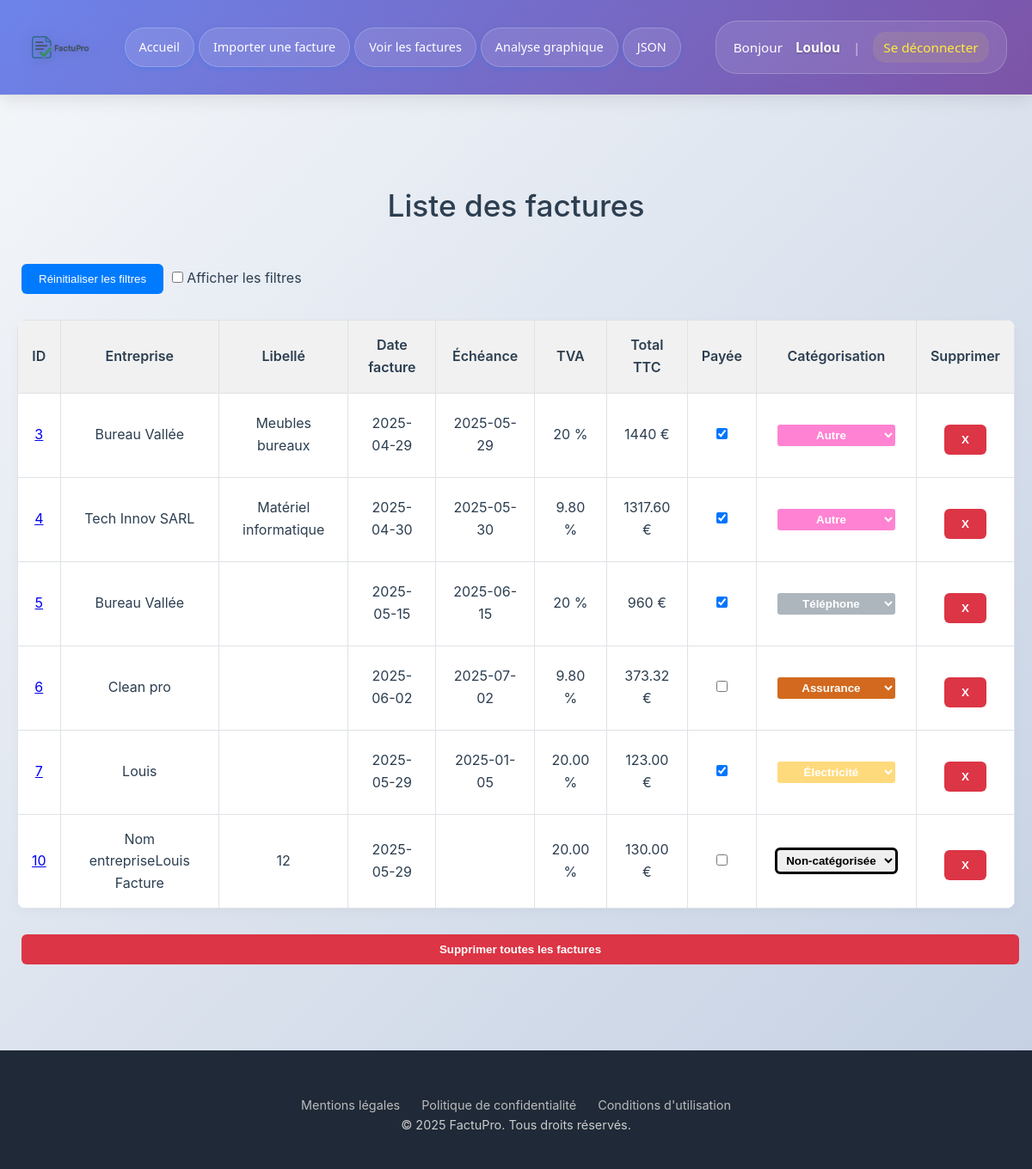
The page /factures (signed in) on the database as committed earlier.
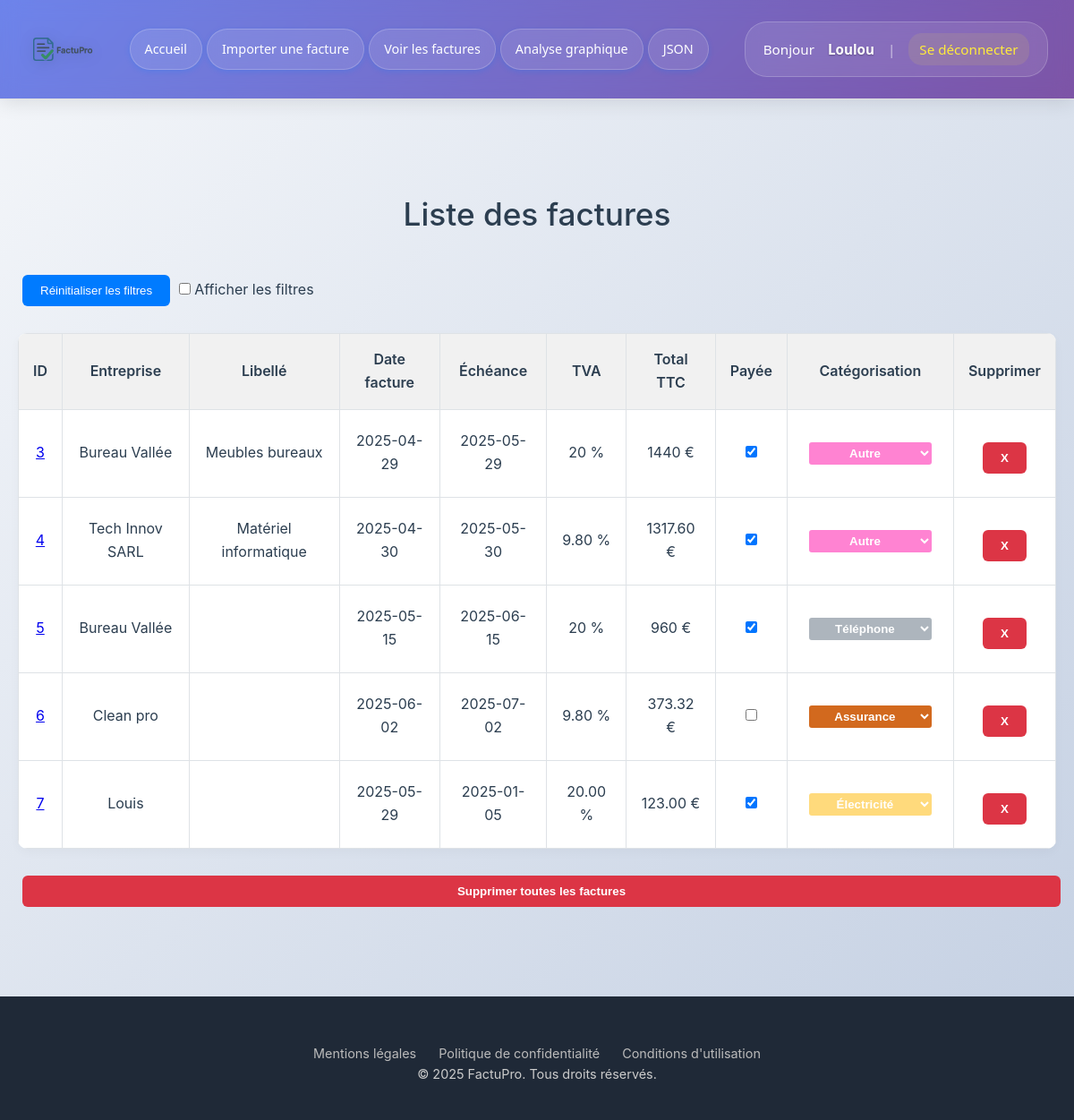
The same page on the database as committed later.
### tables this page shows
CREATE TABLE factures (
            id INTEGER PRIMARY KEY AUTOINCREMENT,
            fournisseur TEXT,
            date_facture TEXT,
            numero_facture TEXT,
            montant_total TEXT,
            TVA TEXT,
            utilisateur_id INTEGER,
            nom_fichier TEXT,
            facture_payee INTEGER DEFAULT 0,
            numero_client TEXT,
            echeance TEXT,
            somme_finale TEXT, categorie TEXT DEFAULT 'Non-catégorisée', total_ht TEXT,
            FOREIGN KEY (utilisateur_id) REFERENCES utilisateurs(id)
        );

### app.py (the view)
@app.route('/factures')
def afficher_factures():
    conn = sqlite3.connect('factures.db')
    conn.row_factory = sqlite3.Row
    c = conn.cursor()
    c.execute('SELECT * FROM factures WHERE utilisateur_id = ?', (session['utilisateur_id'],))
    factures = c.fetchall()
    conn.close()
    categories = ["Non-catégorisée", "Électricité", "Eau", "Internet", "Téléphone", "Assurance", "Autre"]
    return render_template('factures.html', factures=factures, categories=categories)

### app.py (called while the page is built)
@app.before_request
def verifier_connexion():
    if request.endpoint in ['upload', 'afficher_factures', 'analyse'] and 'utilisateur_id' not in session:
        return redirect(url_for('login'))

@app.context_processor
def injecter_pseudo():
    return {"pseudo": session.get("pseudo")}

### templates/factures.html (shortened to what this page needs)
<!DOCTYPE html>
<html lang="fr">
<head>
    <link rel="stylesheet" href="{{ url_for('static', filename='style.css') }}">
</head>
<body>
    {% include 'header.html' %}
    <div class="container">
        <h1>Liste des factures</h1>
        <button type="button" onclick="location.reload();">Réinitialiser les filtres</button>
        <input type="checkbox" id="toggle-filters"> Afficher les filtres
        <table id = "table-factures">
          <thead>
            <tr>
                <th>ID</th>
                <th>Entreprise <br>
                </th>
                <th>Libellé <br>
                </th>
                <th>Date facture</th>
                <th>Échéance</th>
                <th>TVA</th>
                <th>Total TTC</th>
                <th>Payée <br>
                </th>
                <th>
                  Catégorisation <br>
                </th>
                <th>Supprimer</th>
            </tr>
          </thead>
            {% for f in factures %}
            <tr>
                <td>
                    {% if f['nom_fichier'] %}
                      <a href="{{ url_for('telecharger_fichier', filename=f['nom_fichier']) }}" target="_blank" title="Télécharger la facture {{ f['id'] }}">
                        {{ f['id'] }}
                      </a>
                    {% else %}
                      {{ f['id'] }}
                    {% endif %}
                  </td>
                <td>{{ f['fournisseur'] }}</td>
                <td>{{ f['numero_facture'] }}</td>
                <td>{{ f['date_facture'] }}</td>
                <td>{{ f['echeance'] }}</td>
                <td>{{ f['TVA'] }} %</td>
                <td>{{ f['montant_total'] }} €</td>
                <td>
                    <form action="{{ url_for('toggle_payee', facture_id=f['id']) }}" method="post">
                        <input type="checkbox" name="checkbox_paiement" {% if f['facture_payee'] == 1 %}checked{% endif %} onchange="this.form.submit()">
                    </form>
                  </td>
<td class="categorie-cell {{ f['categorie']|lower|replace(' ', '_')|replace('é', 'e')|replace('-', '_') }}">
    <form method="POST" action="{{ url_for('modifier_categorie', facture_id=f['id']) }}">
      <select name="categorie" onchange="this.form.submit()">
        {% for cat in categories %}
          <option value="{{ cat }}" {% if f['categorie'] == cat %}selected{% endif %}>{{ cat }}</option>
        {% endfor %}
      </select>
    </form>
  </td>
                <td>
                    <form method="POST" action="/supprimer/{{ f['id'] }}" onsubmit="return confirm('Confirmer la suppression ?');">
                        <button type="submit" class="danger">X</button>
                    </form>
                </td>
            </tr>
            {% endfor %}
        </table>
        <form method="POST" action="/supprimer_tout" onsubmit="return confirm('Supprimer toutes les factures ?');">
            <button type="submit" class="danger full">Supprimer toutes les factures</button>
        </form>
    </div>
    {% include 'footer.html' %}
</body>
</html>

### templates/header.html (shortened to what this page needs)
<!DOCTYPE html>
<html lang="fr">
<head>
</head>
<body>
    <header class="header">
        <div class="header-content">
            <div class="left-section">
                <div class="logo">
                    <img src="/static/logo.png" alt="Logo">
                </div>
                <nav class="nav-links">
                    <a href="/">Accueil</a>
                    <a href="/upload">Importer une facture</a>
                    <a href="/factures">Voir les factures</a>
                    <a href="/analyse">Analyse graphique</a>
                    <a href="/factures/json/page">JSON</a>
                </nav>
            </div>
            <div class="user-info">
                Bonjour <strong>{{ pseudo }}</strong>
                <span class="separator">|</span>
                <a href="/logout" class="logout-link">Se déconnecter</a>
            </div>
        </div>
    </header>
</body>
</html>

### templates/footer.html
<footer class="footer">
    <div class="links">
        <a href="#">Mentions légales</a>
        <a href="#">Politique de confidentialité</a>
        <a href="#">Conditions d'utilisation</a>
    </div>
        <p>&copy; 2025 FactuPro. Tous droits réservés.</p>
</footer>

### static/style.css (style rules this page uses)
body { font-family: 'Segoe UI', sans-serif; background-color: #007bff; color: #000000; margin: 0; padding: 0; }
h1 { text-align: center; margin-top: 40px; font-weight: 500; }
.container { max-width: 900px; margin: 0 auto; padding: 20px; }
a.button, button { display: inline-block; padding: 10px 20px; background-color: #007BFF; color: white; text-decoration: none; border-radius: 6px; border: none; margin: 10px 5px; cursor: pointer; }
form { text-align: center; margin-bottom: 20px; }
input[type="file"], input[type="date"], select { padding: 8px; border-radius: 4px; border: 1px solid #ccc; margin: 5px; }
table { width: 100%; border-collapse: collapse; margin-top: 20px; background-color: white; border-radius: 8px; overflow: hidden; }
th, td { padding: 12px; border: 1px solid #dee2e6; text-align: center; }
th { background-color: #f1f1f1; font-weight: 500; }
button, a.button { transition: background-color 0.2s ease; }
.header { background-color: #ffffff; border-bottom: 1px solid #e0e0e0; padding: 20px 40px; display: flex; align-items: center; justify-content: space-between; box-shadow: 0 2px 6px rgba(0, 0, 0, 0.05); }
.logo img { height: 60px; }
.user-info { text-align: right; padding: 15px 25px; font-size: 0.95em; }
.logo img { height: 50px; }
.container { max-width: 1200px; margin: 0 auto; padding: 40px 20px; }
h1 { text-align: center; font-size: 2.2em; margin-bottom: 30px; }
.footer { background-color: #1f2937; color: #ccc; padding: 40px 20px; text-align: center; font-size: 0.9em; margin-top: 60px; }
table { width: 100%; border-collapse: collapse; background-color: #fff; border-radius: 10px; box-shadow: 0 4px 12px rgba(0, 0, 0, 0.03); overflow: hidden; }
th, td { padding: 16px; border: 1px solid #dee2e6; text-align: center; }
th { background-color: #f1f1f1; font-weight: 600; }
form { display: inline; }
.button, .danger { display: inline-block; padding: 10px 20px; margin-top: 20px; background-color: #007BFF; color: white; text-decoration: none; border: none; border-radius: 6px; font-weight: 600; cursor: pointer; }
.danger { background-color: #dc3545; }
.full { display: block; width: 100%; margin-top: 30px; }
body { font-family: 'Inter', sans-serif; background: linear-gradient(to bottom right, #f9fcff, #edf3f9); margin: 0; padding: 0; color: #1f2d3d; }
.header { background-color: #fff; border-bottom: 1px solid #dee2e6; padding: 20px 40px; display: flex; align-items: center; justify-content: space-between; }
.header .logo { display: flex; align-items: center; }
.container { max-width: 1240px; margin: 0 auto; padding: 60px 20px 30px; }
.footer .links { margin-top: 12px; display: flex; justify-content: center; gap: 25px; flex-wrap: wrap; }
.footer a { color: #bbb; text-decoration: none; }
.header { display: flex; align-items: center; justify-content: space-between; padding: 12px 24px; background-color: #ffffff; border-bottom: 1px solid #e0e0e0; box-shadow: 0 2px 4px rgba(0, 0, 0, 0.04); font-family: 'Segoe UI', sans-serif; }
.logo img { height: 36px; }
.nav-links { display: flex; gap: 12px; }
.nav-links a { display: inline-block; padding: 8px 16px; background-color: #007BFF; color: white; border-radius: 8px; text-decoration: none; font-weight: 500; font-size: 14px; transition: background-color 0.3s ease; box-shadow: 0 2px 6px rgba(0, 123, 255, 0.2); white-space: nowrap; }
.user-info { font-size: 14px; color: #333; display: flex; align-items: center; gap: 8px; }
.user-info a { color: #007BFF; text-decoration: none; font-weight: 500; }
.categorie-cell select { color: rgb(0, 0, 0); text-align: center; border: solid; font-weight: bold; padding: 4px 6px; border-radius: 6px; }
.categorie-cell.electricite select { color: rgb(255, 255, 255); background-color: #ffd66ee6; }
.categorie-cell.telephone select { color: rgb(255, 255, 255); background-color: #adb5bd; }
.categorie-cell.assurance select { color: rgb(255, 255, 255); background-color: chocolate; }
.categorie-cell.autre select { color: rgb(255, 255, 255); background-color: rgb(255, 131, 210); }
* { margin: 0; padding: 0; box-sizing: border-box; }
body { font-family: -apple-system, BlinkMacSystemFont, 'Segoe UI', Roboto, Oxygen, Ubuntu, Cantarell, sans-serif; line-height: 1.6; color: #2c3e50; background: linear-gradient(135deg, #f5f7fa 0%, #c3cfe2 100%); min-height: 100vh; }

Rows that differ between the two databases and show on the page:
removed factures: id "10", fournisseur "Nom entrepriseLouis Facture", numero_facture "12", date_facture "2025-05-29", TVA "20.00", montant_total "130.00", categorie "Non-catégorisée"
